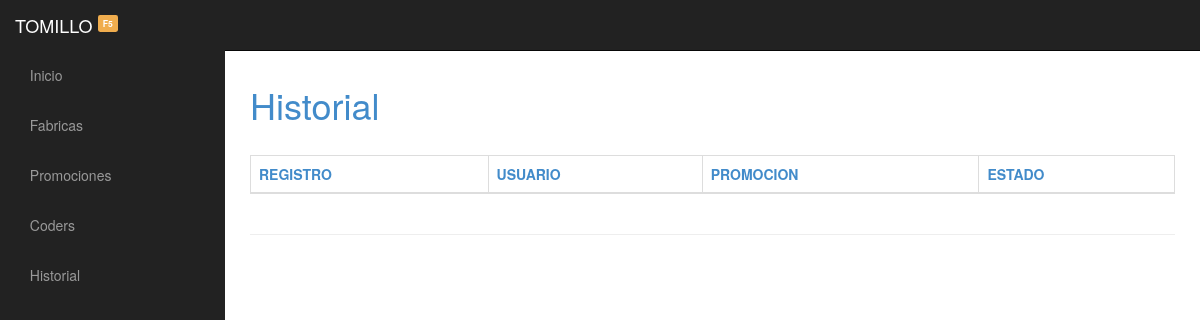
The page /Grupal3/php/historial.php on the database as committed earlier.
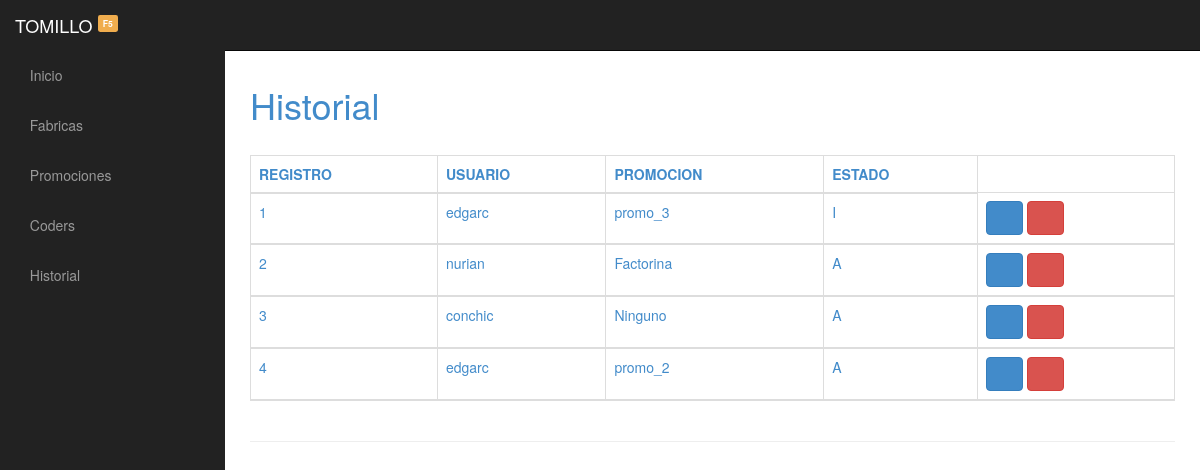
The same page on the database as committed later.
### tables this page shows
CREATE TABLE `historial` (
  `idHistorial` int(11) NOT NULL,
  `fk_usuario` int(11) DEFAULT NULL,
  `fk_promocion` int(11) DEFAULT NULL,
  `estado` char(1) DEFAULT NULL
);

CREATE TABLE `promocion` (
  `id_promocion` int(11) NOT NULL,
  `nombre` varchar(50) NOT NULL,
  `ano` year(4) NOT NULL,
  `fk_fabrica` int(11) NOT NULL,
  `estado` char(1) NOT NULL
);

### Grupal3/php/historial.php (the view, shortened to what this page needs)
<!DOCTYPE html>
<html lang="en">
  <head>
    <link rel="stylesheet" href="../css/bootstrap.css">
    <link rel="stylesheet" href="../css/sb-admin.css">
    <link rel="stylesheet" href="../css/font-awesome.min.css">
    <link rel="stylesheet" type="text/css" href="../css/style.css">
    <link rel="stylesheet" href="../css/stacktable.css">
 </head>
 <body>
  <div id="wrapper">
      <nav class="navbar navbar-inverse navbar-fixed-top" role="navigation">
          <div class="navbar-header">
                   <a class="navbar-brand" href="../index.php"> TOMILLO <sup><small><span class="label label-warning">F5</span></small></sup> </a>
          </div>
          <div class="collapse navbar-collapse navbar-ex1-collapse">
              <ul class="nav navbar-nav side-nav">
                    <li><a href="../index.php"><i class="fa fa-home"></i> Inicio</a></li>
                    <li><a href="fabricas.php"><i class='fa fa-tasks'></i> Fabricas </a></li>
                    <li><a href="promociones.php"><i class="fa fa-users"></i> Promociones </a></li>
                    <li><a href="coders.php"><i class="fa fa-smile-o"></i> Coders </a></li>
                    <li><a href="historial.php"><i class="fa fa-smile-o"></i> Historial </a></li>
              </ul>
			  <ul class="nav navbar-nav navbar-right navbar-user">
        		<li class="dropdown user-dropdown">
				<a href="#" class="dropdown-toggle" data-toggle="dropdown">
             	</ul>
          </div>
      </nav>
      <div id="page-wrapper">
          <div class="row">
              <div class="col-md-12">
                  <h1>Historial</h1>
                  <br>
              </div>
              <div class="container table-sm">
                 <table class="table table-bordered table-hover" id="tabla1" border="0">
                      <thead class="thead-light">
                        <tr>
                            <th class="datos">Registro</th>
                            <th class="datos">Usuario</th>
                            <th class="datos">Promocion</th>
                            <th class="datos">Estado</th>
                        </tr>
                                <?php
                                 include 'conexion.php';
                                  $list="SELECT login.usuario, promocion.nombre, historial.estado, historial.fk_usuario FROM historial,login,promocion  where historial.fk_usuario=login.idUser and historial.fk_promocion = promocion.id_promocion";
                                  $con_list=mysqli_query($link,$list);
                                  $cont=1;
                                    while ($arrlist= mysqli_fetch_array($con_list)) {?>
                                          <tr>
                                              <td><?php echo $cont; ?></td>
                                              <td><?php echo $arrlist[0]; ?></td>
                                              <td><?php echo $arrlist[1]; ?></td>
                                              <td><?php echo $arrlist[2]; ?></td>
                                              <td><a href="modificar_historial.php?mod=<?php echo $arrlist[3]; ?>&p=<?php echo $arrlist[3]; ?>" class="btn btn-primary"><i class="fa fa-pencil-square-o" aria-hidden="true"></i></a>
                                              <a class="btn btn-danger" data-toggle="modal" data-target="#exampleModal"><i class="fa fa-trash-o" aria-hidden="true"></i></a></td>
                                          </tr>
                                <?php
                                  $cont++;
                                } ?>
                      </thead>
                </table>
            </div>
        </div>
      <hr>
      </div>
  </div>
  </body>
</html>

Rows that differ between the two databases and show on the page:
added historial: fk_usuario.usuario "edgarc", fk_promocion.nombre "promo_3", estado "I"
added historial: fk_usuario.usuario "nurian", fk_promocion.nombre "Factorina", estado "A"
added historial: fk_usuario.usuario "conchic", fk_promocion.nombre "Ninguno", estado "A"
added historial: fk_usuario.usuario "edgarc", fk_promocion.nombre "promo_2", estado "A"
